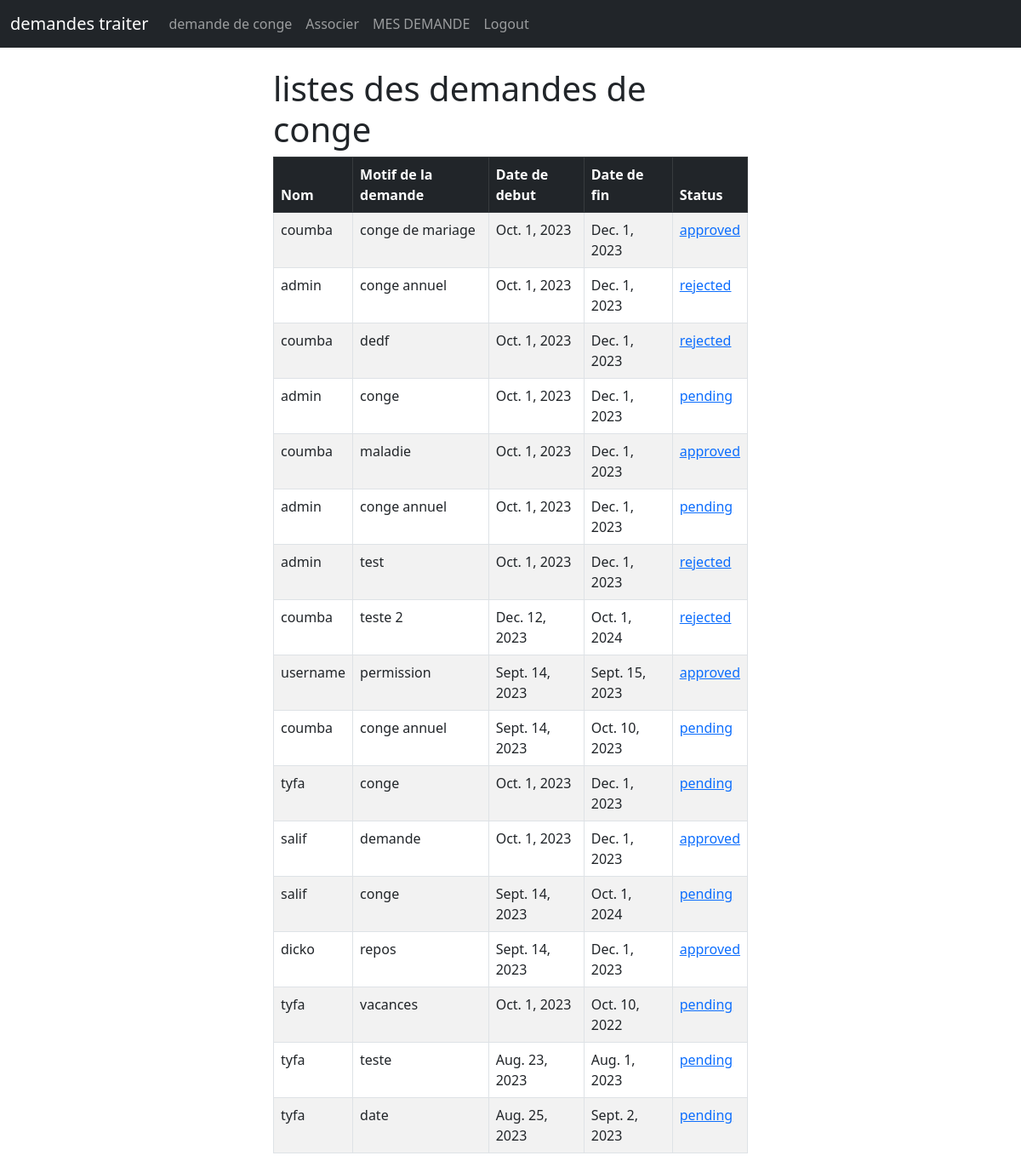
/liste/ (signed in), run on the app's committed database.
### conge/models.py (models this page shows)
class CongeRequest(models.Model):
    user = models.ForeignKey(User, on_delete=models.CASCADE)
    motif = models.CharField(max_length=200)
    date_depart = models.DateField()
    date_arrivee = models.DateField()
    status = models.CharField(max_length=20, choices=[('pending', 'En attente'), ('approved', 'Approuvé'), ('rejected', 'Rejeté')], default='pending')

### conge/views.py (the view)
# urls.py: path('liste/', views.liste, name='liste'),
def liste(request):
    congerequests = CongeRequest.objects.all()
    if request.method == 'POST':
        username = request.POST['username']
        password = request.POST['password']
        user = authenticate(request, username=username, password=password)
        if user is not None:
            login(request, user)
            messages.success(request, "Vous avez été connecté")
            return redirect('accueil')
        else:
           messages.error(request, "une erreur s'est produite lors de la connexion, veuillez réessayer...")
           return redirect('liste')
    else:
        return render(request, 'liste.html', {'congerequests':congerequests})

### conge/templates/liste.html (shortened to what this page needs)
{% extends 'base.html'%}
{% block content%}
<div class="col-md-6 offset-md-3">
{% if user.is_authenticated %}
<h1>listes des demandes de conge</h1>
<table class="table table-striped table-hover table-bordered">
  <thead class="table-dark">
    <tr>
      <th scope="col">Nom</th>
      <th scope="col">Motif de la demande</th>
      <th scope="col">Date de debut</th>
      <th scope="col">Date de fin</th>
      <th scope="col">Status</th>
    </tr>
  </thead>
  <tbody>
    {% if congerequests %}
      {% for congerequest in congerequests %}
      <tr>
        <td>{{ congerequest.user}}</td>
        <td>{{ congerequest.motif }}</td>
        <td>{{ congerequest.date_depart }}</td>
        <td> {{ congerequest.date_arrivee }}</td>
        <td><a href="{% url 'valider_demande' congerequest.id %}">{{ congerequest.status }}</a></td>
    </tr>
      {% endfor %}
    {% endif %}
  </tbody>
</table>
{% endif %}
{% endblock %}

### data on the page
CongeRequest: user "coumba", motif "conge de mariage", date_depart "Oct. 1, 2023", date_arrivee "Dec. 1, 2023", status "approved"
CongeRequest: user "admin", motif "conge annuel", date_depart "Oct. 1, 2023", date_arrivee "Dec. 1, 2023", status "rejected"
CongeRequest: user "coumba", motif "dedf", date_depart "Oct. 1, 2023", date_arrivee "Dec. 1, 2023", status "rejected"
CongeRequest: user "admin", motif "conge", date_depart "Oct. 1, 2023", date_arrivee "Dec. 1, 2023", status "pending"
CongeRequest: user "coumba", motif "maladie", date_depart "Oct. 1, 2023", date_arrivee "Dec. 1, 2023", status "approved"
CongeRequest: user "admin", motif "conge annuel", date_depart "Oct. 1, 2023", date_arrivee "Dec. 1, 2023", status "pending"
CongeRequest: user "admin", motif "test", date_depart "Oct. 1, 2023", date_arrivee "Dec. 1, 2023", status "rejected"
CongeRequest: user "coumba", motif "teste 2", date_depart "Dec. 12, 2023", date_arrivee "Oct. 1, 2024", status "rejected"
CongeRequest: user "username", motif "permission", date_depart "Sept. 14, 2023", date_arrivee "Sept. 15, 2023", status "approved"
CongeRequest: user "coumba", motif "conge annuel", date_depart "Sept. 14, 2023", date_arrivee "Oct. 10, 2023", status "pending"
CongeRequest: user "tyfa", motif "conge", date_depart "Oct. 1, 2023", date_arrivee "Dec. 1, 2023", status "pending"
CongeRequest: user "salif", motif "demande", date_depart "Oct. 1, 2023", date_arrivee "Dec. 1, 2023", status "approved"
CongeRequest: user "salif", motif "conge", date_depart "Sept. 14, 2023", date_arrivee "Oct. 1, 2024", status "pending"
CongeRequest: user "dicko", motif "repos", date_depart "Sept. 14, 2023", date_arrivee "Dec. 1, 2023", status "approved"
CongeRequest: user "tyfa", motif "vacances", date_depart "Oct. 1, 2023", date_arrivee "Oct. 10, 2022", status "pending"
CongeRequest: user "tyfa", motif "teste", date_depart "Aug. 23, 2023", date_arrivee "Aug. 1, 2023", status "pending"
CongeRequest: user "tyfa", motif "date", date_depart "Aug. 25, 2023", date_arrivee "Sept. 2, 2023", status "pending"
